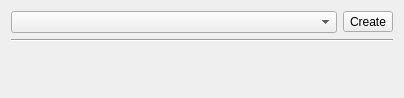
<?xml version="1.0" encoding="UTF-8"?>
<ui version="4.0">
 <class>TaskPostCut</class>
 <widget class="QWidget" name="TaskPostCut">
  <property name="geometry">
   <rect>
    <x>0</x>
    <y>0</y>
    <width>404</width>
    <height>98</height>
   </rect>
  </property>
  <property name="sizePolicy">
   <sizepolicy hsizetype="MinimumExpanding" vsizetype="Preferred">
    <horstretch>0</horstretch>
    <verstretch>0</verstretch>
   </sizepolicy>
  </property>
  <property name="windowTitle">
   <string>Form</string>
  </property>
  <layout class="QVBoxLayout" name="verticalLayout">
   <item>
    <layout class="QHBoxLayout" name="horizontalLayout">
     <item>
      <widget class="QComboBox" name="FunctionBox"/>
     </item>
     <item>
      <widget class="QToolButton" name="CreateButton">
       <property name="text">
        <string>Create</string>
       </property>
       <property name="icon">
        <iconset resource="../../../Gui/Icons/resource.qrc">
         <normaloff>:/icons/list-add.svg</normaloff>:/icons/list-add.svg</iconset>
       </property>
       <property name="toolButtonStyle">
        <enum>Qt::ToolButtonTextBesideIcon</enum>
       </property>
      </widget>
     </item>
    </layout>
   </item>
   <item>
    <widget class="Line" name="line">
     <property name="orientation">
      <enum>Qt::Horizontal</enum>
     </property>
    </widget>
   </item>
   <item>
    <widget class="QWidget" name="Container" native="true">
     <property name="sizePolicy">
      <sizepolicy hsizetype="Ignored" vsizetype="Minimum">
       <horstretch>0</horstretch>
       <verstretch>0</verstretch>
      </sizepolicy>
     </property>
    </widget>
   </item>
  </layout>
 </widget>
 <resources>
  <include location="../../../Gui/Icons/resource.qrc"/>
 </resources>
 <connections/>
</ui>
